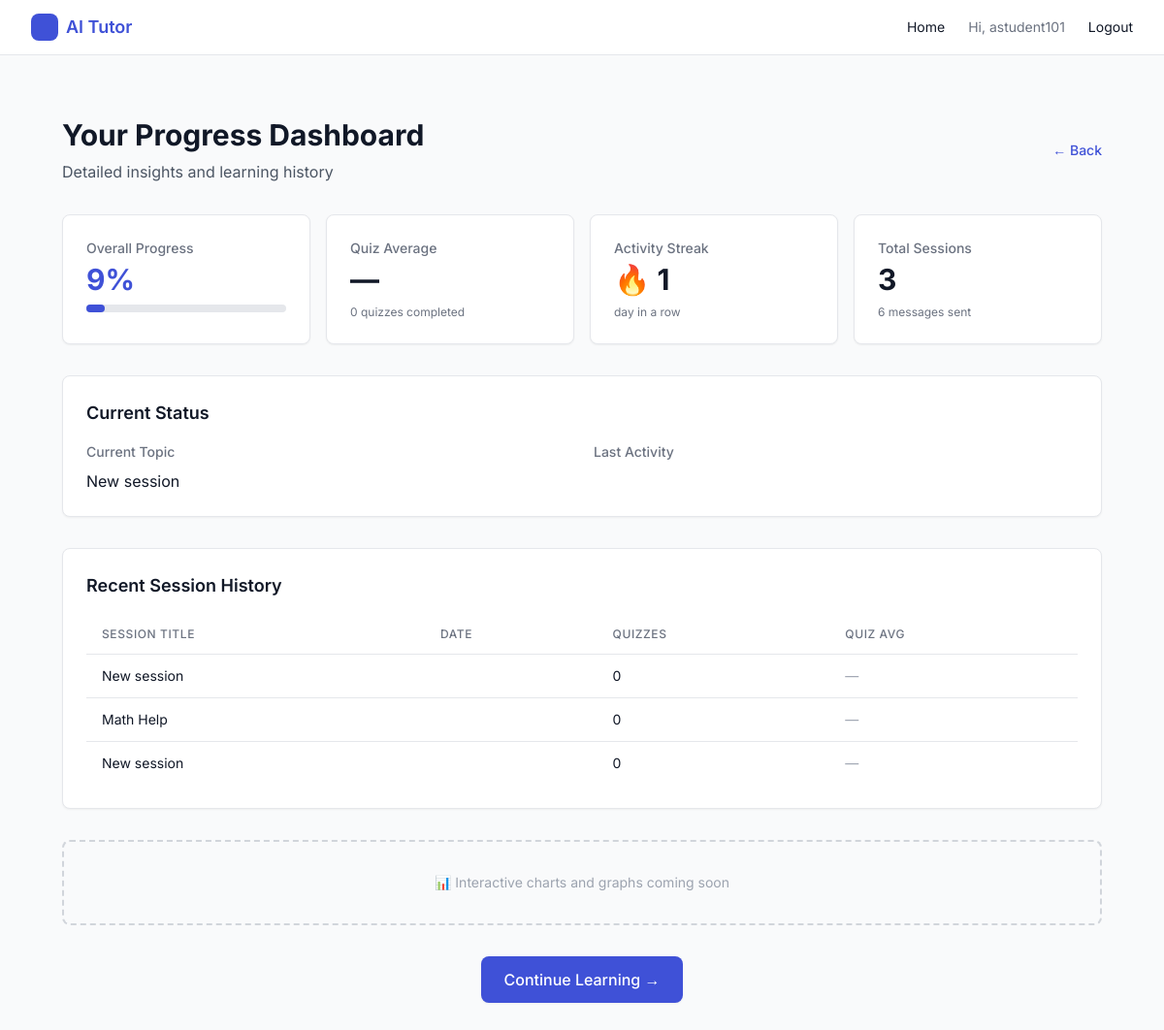
Screenshot of /tutor/progress/ (signed in) with the database file from the repository.
### tutor/models.py (models this page shows, shortened)
class StudentProgress(models.Model):
    user = models.OneToOneField(
        settings.AUTH_USER_MODEL,
        on_delete=models.CASCADE,
        related_name="progress",
        db_index=True
    )
    overall_completion_percent = models.DecimalField(
        max_digits=5,
        decimal_places=2,
        default=0.00,
        help_text="Weighted completion based on quiz scores and session activity"
    )
    current_module = models.CharField(
        max_length=200,
        blank=True,
        help_text="Current topic/module - inferred from most recent session title"
    )
    quiz_average = models.DecimalField(
        max_digits=5,
        decimal_places=2,
        null=True,
        blank=True,
        help_text="Average quiz score across all graded quizzes"
    )
    activity_streak = models.IntegerField(
        default=0,
        help_text="Consecutive days with at least one activity"
    )
    last_activity = models.DateTimeField(
        null=True,
        blank=True,
        help_text="Timestamp of most recent chat or quiz activity"
    )
    total_sessions = models.IntegerField(
        default=0,
        help_text="Total number of chat sessions created"
    )
    total_quizzes = models.IntegerField(
        default=0,
        help_text="Total number of quizzes completed"
    )
    total_messages = models.IntegerField(
        default=0,
        help_text="Total number of user messages sent"
    )
    updated_at = models.DateTimeField(auto_now=True)
    class Meta:
        indexes = [
            models.Index(fields=['user', 'updated_at']),
        ]
        verbose_name_plural = "Student Progress"

class Session(models.Model):
    id = models.UUIDField(primary_key=True, default=uuid.uuid4, editable=False)
    owner = models.ForeignKey(get_user_model(), on_delete=models.CASCADE, related_name="sessions")
    title = models.CharField(max_length=200, default="New session")
    created_at = models.DateTimeField(auto_now_add=True)

### tutor/views.py (the view, shortened to what this page needs)
# urls.py: path("progress/", progress_detail, name="progress_detail"),
@login_required
def progress_detail(request):
    student_id = request.GET.get('student_id')
    if student_id and is_teacher_or_admin(request.user):
        try:
            User = get_user_model()
            student_user = User.objects.get(id=student_id)
            if not is_admin(request.user):
                teacher_profile = TeacherProfile.objects.get(user=request.user)
                student_profile = StudentProfile.objects.get(user=student_user)
                if student_profile.teacher != teacher_profile:
                    return JsonResponse({'error': 'Access denied'}, status=403)
            target_user = student_user
        except (User.DoesNotExist, TeacherProfile.DoesNotExist, StudentProfile.DoesNotExist):
            return JsonResponse({'error': 'Student not found'}, status=404)
    else:
        target_user = request.user
    metrics = calculate_student_progress(target_user)
    try:
        progress = StudentProgress.objects.get(user=target_user)
    except StudentProgress.DoesNotExist:
        progress = None
    sessions = Session.objects.filter(owner=target_user).order_by('-created_at')[:20]
    session_history = []
    for session in sessions:
        quizzes = session.quizzes.filter(status='graded')
        quiz_count = quizzes.count()
        session_quiz_avg = None
        session_history.append({
            'id': str(session.id),
            'title': session.title,
            'created_at': session.created_at.isoformat(),
            'quiz_count': quiz_count,
            'quiz_average': round(session_quiz_avg, 2) if session_quiz_avg else None,
        })
    context = {
        'target_user': target_user,
        'metrics': metrics,
        'progress': progress,
        'session_history': session_history,
        'is_viewing_other': student_id is not None,
    }
    return render(request, 'progress_detail.html', context)

### tutor/utils.py (called while the page is built, shortened)
def calculate_activity_streak(user):
    chat_dates = Chat.objects.filter(
        session__owner=user,
        role='user'
    ).values_list('created_at', flat=True).order_by('-created_at')
    quiz_dates = Quiz.objects.filter(
        session__owner=user
    ).values_list('started_at', flat=True).order_by('-started_at')
    all_dates = list(chat_dates) + list(quiz_dates)
    if not all_dates:
        return 0
    activity_dates = sorted(
        set(dt.date() for dt in all_dates),
        reverse=True
    )
    if not activity_dates:
        return 0
    streak = 1
    today = timezone.now().date()
    most_recent = activity_dates[0]
    if most_recent < today - timedelta(days=1):
        return 0
    return streak

### tutor/templates/progress_detail.html (shortened to what this page needs)
{% extends "base.html" %}
{% block content %}
<div class="max-w-7xl mx-auto px-4 sm:px-6 lg:px-8 py-8">
  <div class="mb-8">
    <div class="flex items-center justify-between">
      <div>
        <h1 class="text-3xl font-bold text-gray-900 mb-2">
          {% if is_viewing_other %}
            Progress for {{ target_user.get_full_name|default:target_user.username }}
          {% else %}
            Your Progress Dashboard
          {% endif %}
        </h1>
        <p class="text-gray-600">Detailed insights and learning history</p>
      </div>
      <a href="{% if is_viewing_other %}{% url 'dashboard' %}{% else %}{% url 'landing' %}{% endif %}"
         class="text-sm text-brand-600 hover:text-brand-700 font-medium">
        ← Back
      </a>
    </div>
  </div>
  <div class="grid grid-cols-1 md:grid-cols-4 gap-4 mb-8">
    <div class="bg-white rounded-lg shadow-sm border border-gray-200 p-6">
      <div class="text-sm font-medium text-gray-500 mb-1">Overall Progress</div>
      <div class="text-3xl font-bold text-brand-600">
        {{ metrics.overall_completion_percent|floatformat:0 }}%
      </div>
      <div class="mt-2 w-full bg-gray-200 rounded-full h-2">
        <div class="bg-brand-600 h-2 rounded-full"
             style="width: {{ metrics.overall_completion_percent }}%"></div>
      </div>
    </div>
    <div class="bg-white rounded-lg shadow-sm border border-gray-200 p-6">
      <div class="text-sm font-medium text-gray-500 mb-1">Quiz Average</div>
      <div class="text-3xl font-bold text-gray-900">
        {% if metrics.quiz_average %}
          {{ metrics.quiz_average|floatformat:1 }}%
        {% else %}
          —
        {% endif %}
      </div>
      <div class="mt-2 text-xs text-gray-500">
        {{ metrics.total_quizzes }} quiz{{ metrics.total_quizzes|pluralize:"zes" }} completed
      </div>
    </div>
    <div class="bg-white rounded-lg shadow-sm border border-gray-200 p-6">
      <div class="text-sm font-medium text-gray-500 mb-1">Activity Streak</div>
      <div class="text-3xl font-bold text-gray-900">
        {% if metrics.activity_streak > 0 %}
          🔥 {{ metrics.activity_streak }}
        {% else %}
          0
        {% endif %}
      </div>
      <div class="mt-2 text-xs text-gray-500">
        day{{ metrics.activity_streak|pluralize }} in a row
      </div>
    </div>
    <div class="bg-white rounded-lg shadow-sm border border-gray-200 p-6">
      <div class="text-sm font-medium text-gray-500 mb-1">Total Sessions</div>
      <div class="text-3xl font-bold text-gray-900">{{ metrics.total_sessions }}</div>
      <div class="mt-2 text-xs text-gray-500">
        {{ metrics.total_messages }} messages sent
      </div>
    </div>
  </div>
  <div class="bg-white rounded-lg shadow-sm border border-gray-200 p-6 mb-8">
    <h2 class="text-lg font-semibold text-gray-900 mb-4">Current Status</h2>
    <div class="grid grid-cols-1 md:grid-cols-2 gap-6">
      <div>
        <div class="text-sm font-medium text-gray-500 mb-2">Current Topic</div>
        <div class="text-base text-gray-900">
          {{ metrics.current_module|default:"No active topic" }}
        </div>
      </div>
      <div>
        <div class="text-sm font-medium text-gray-500 mb-2">Last Activity</div>
      </div>
    </div>
  </div>
  <div class="bg-white rounded-lg shadow-sm border border-gray-200 p-6">
    <h2 class="text-lg font-semibold text-gray-900 mb-4">Recent Session History</h2>
    {% if session_history %}
      <div class="overflow-x-auto">
        <table class="min-w-full divide-y divide-gray-200">
          <thead>
            <tr>
              <th class="px-4 py-3 text-left text-xs font-medium text-gray-500 uppercase tracking-wider">
                Session Title
              </th>
              <th class="px-4 py-3 text-left text-xs font-medium text-gray-500 uppercase tracking-wider">
                Date
              </th>
              <th class="px-4 py-3 text-left text-xs font-medium text-gray-500 uppercase tracking-wider">
                Quizzes
              </th>
              <th class="px-4 py-3 text-left text-xs font-medium text-gray-500 uppercase tracking-wider">
                Quiz Avg
              </th>
            </tr>
          </thead>
          <tbody class="divide-y divide-gray-200">
            {% for session in session_history %}
            <tr class="hover:bg-gray-50">
              <td class="px-4 py-3 text-sm text-gray-900">
                {{ session.title }}
              </td>
              <td class="px-4 py-3 text-sm text-gray-500">
              </td>
              <td class="px-4 py-3 text-sm text-gray-900">
                {{ session.quiz_count }}
              </td>
              <td class="px-4 py-3 text-sm">
                {% if session.quiz_average %}
                  <span class="inline-flex items-center px-2.5 py-0.5 rounded-full text-xs font-medium
                        {% if session.quiz_average >= 80 %}bg-green-100 text-green-800
                        {% elif session.quiz_average >= 60 %}bg-yellow-100 text-yellow-800
                        {% else %}bg-red-100 text-red-800{% endif %}">
                    {{ session.quiz_average|floatformat:0 }}%
                  </span>
                {% else %}
                  <span class="text-gray-400">—</span>
                {% endif %}
              </td>
            </tr>
            {% endfor %}
          </tbody>
        </table>
      </div>
    {% else %}
      <div class="text-center py-8 text-gray-500">
        <div class="text-4xl mb-2">📚</div>
        <p>No session history available yet</p>
      </div>
    {% endif %}
  </div>
  <div class="mt-8 bg-gray-50 rounded-lg border-2 border-dashed border-gray-300 p-8 text-center">
    <div class="text-gray-400 text-sm">
      📊 Interactive charts and graphs coming soon
    </div>
  </div>
  {% if not is_viewing_other %}
  <div class="mt-8 flex justify-center">
    <a href="{% url 'chat' %}"
       class="inline-flex items-center px-6 py-3 bg-brand-600 hover:bg-brand-700 text-white font-medium rounded-lg shadow-sm transition-colors">
      Continue Learning →
    </a>
  </div>
  {% endif %}
</div>
{% endblock %}

### tutor/templates/base.html (shortened to what this page needs)
<!DOCTYPE html>
<html lang="en">
<head>
  <script src="https://cdn.tailwindcss.com"></script>
</head>
<body class="bg-gray-50 text-gray-900">
  <nav class="bg-white border-b border-gray-200">
    <div class="max-w-7xl mx-auto px-4 sm:px-6 lg:px-8 h-14 flex items-center justify-between">
      <a href="/" class="flex items-center gap-2 font-semibold text-brand-600 text-lg">
        <div class="h-7 w-7 bg-brand-600 rounded-lg"></div>
        AI Tutor
      </a>
      <div class="flex items-center gap-6 text-sm">
        <a href="/" class="hover:text-brand-700">Home</a>
        {% if user.is_authenticated %}
          <span class="text-gray-500">Hi, {{ user.username }}</span>
          <form action="/logout/" method="post" class="inline">
            <button type="submit" class="hover:text-brand-700">Logout</button>
          </form>
        {% else %}
          <a href="/login/" class="hover:text-brand-700">Login</a>
          <a href="/signup/" class="hover:text-brand-700">Signup</a>
        {% endif %}
      </div>
    </div>
  </nav>
  <main class="max-w-7xl mx-auto px-4 sm:px-6 lg:px-8 py-8">
    {% block content %}{% endblock %}
  </main>
</body>
</html>

### tutor/templates/base.html (style rules this page uses)
body { font-family: 'Inter', system-ui, sans-serif; }

### rows the page displays
StudentProgress: current_module "New session"
Session: title "New session"
Session: title "Math Help"
Session: title "New session"

### other values shown
{{ user.username }} "astudent101"
{{ metrics.overall_completion_percent|floatformat:0 }} "9"
{{ metrics.total_quizzes }} "0"
{{ metrics.activity_streak }} "1"
{{ metrics.total_sessions }} "3"
{{ metrics.total_messages }} "6"
{{ session.quiz_count }} "0" "0" "0"
